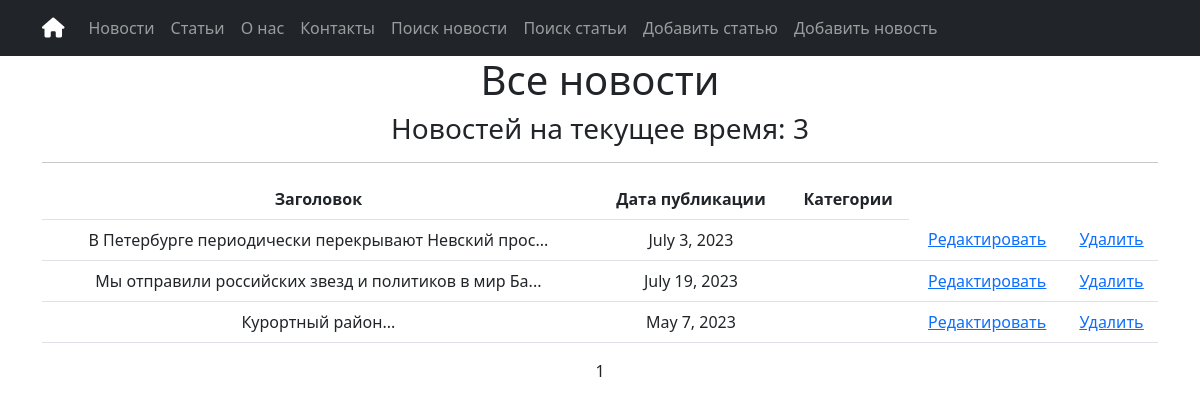
Screenshot of /news/categories/1 with the database file from the repository.
### simpleapp/models.py (models this page shows, shortened)
class News(models.Model):
    title = models.CharField(
        max_length=50,
        unique=True, # названия товаров не должны повторяться
    )
    description = models.TextField()
    date = models.DateField(help_text=('YYYY-MM-DD'))
    category = models.ForeignKey(
        to='Category',
        on_delete=models.CASCADE,
        related_name='news', # все продукты в категории будут доступны через поле news
    )
    class Meta:
        verbose_name_plural = "News"

### simpleapp/views.py (the view)
# urls.py: path('categories/<int:pk>', CategoryListView.as_view(), name='category_list'),
class CategoryListView(NewsList):
    model = News
    template_name = 'news/category_list.html'
    context_object_name = 'category_news_list'
    def get_queryset(self):
        self.category = get_object_or_404(Category, id=self.kwargs['pk'])
        queryset = News.objects.filter(category=self.category)
        return queryset
    def get_context_data(self, **kwargs):
        context = super().get_context_data(**kwargs)
        context['is_not_subscriber'] = self.request.user not in self.category.subscribers.all()
        context['category'] = self.category
        return context

### simpleapp/views.py (called while the page is built)
    def get_context_data(self, **kwargs):
        context = super().get_context_data(**kwargs)
        context['next_sale'] = f"Новостей на текущее время:"
        return context

### templates/news/category_list.html (shortened to what this page needs)
{% extends 'flatpages/default.html' %}
{% load custom_filters %}
{% load custom_tags %}
{% block content %}
<h1>Все новости</h1>
{% if page_obj.paginator.count > 0 %}
<h3> {{ next_sale }} {{ page_obj.paginator.count }}</h3>
{% endif %}
<hr>
{% if category_news_list %}
<table class="table" style="width: 100%;">
    <thead>
        <tr>
            <th>Заголовок</th>
            <th>Дата публикации</th>
            <th>Категории</th>
        </tr>
    </thead>
    <tbody>
        {% for item in category_news_list %}
        <tr>
            <td>
                <a class="nav-link" href="{% url 'news_detail' pk=item.pk %}">{{ item.title|truncatewords:20}}...</a>
            </td>
            <td>{{ item.date }}</td>
            <td>
            </td>
            <td>
                <a href="{% url 'news_update' item.id %}"><u>Редактировать</u></a>
            </td>
            <td>
                <a href="{% url 'news_delete' item.id %}"><u>Удалить</u></a>
            </td>
        </tr>
        {% endfor %}
    </tbody>
</table>
{% else %}
<h2>Новостей нет!</h2>
{% endif %}
{% if page_obj.paginator.count > 0 %}
{{ page_obj.number }}
{% endif %}
{% endblock content %}

### rows the page displays
News: title "В Петербурге периодически перекрывают Невский прос", date "July 3, 2023"
News: title "Мы отправили российских звезд и политиков в мир Ба", date "July 19, 2023"
News: title "Курортный район", date "May 7, 2023"

### other values shown
{{ next_sale }} "Новостей на текущее время:"
{{ page_obj.paginator.count }} "3"
{{ page_obj.number }} "1"
